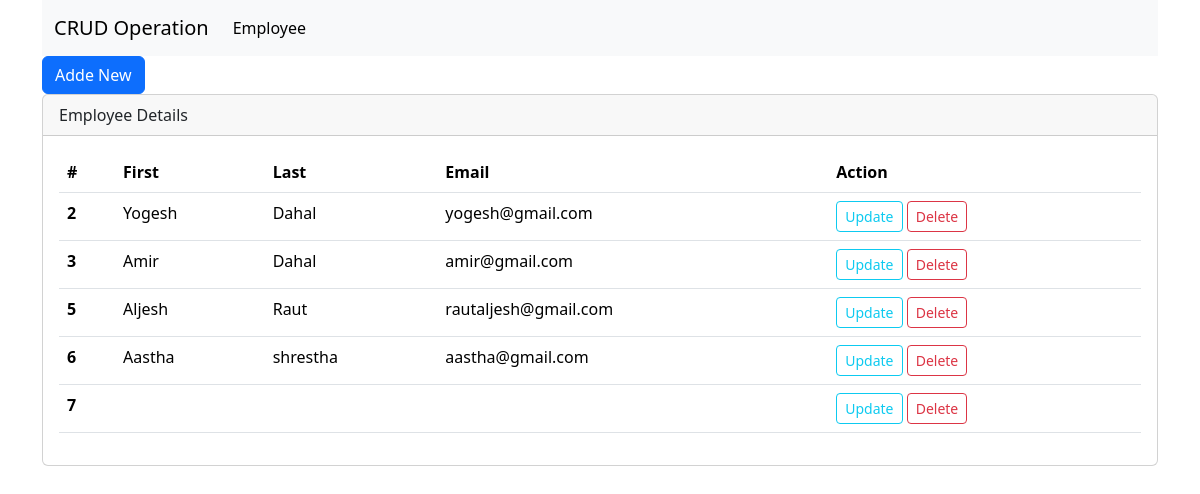
Screenshot of /employee with the database file from the repository.
### crudapp/models.py (models this page shows)
class Person(models.Model):
    first_name = models.CharField(max_length=30)
    last_name = models.CharField(max_length=50)
    email = models.EmailField()

### crudapp/views.py (the view)
# urls.py: path('employee',views.employee, name='employee'),
def employee(request):
    if request.method =='POST':
        data = request.POST
        first_name = data['first_name']
        last_name = data['last_name']
        email = data['email']
        obj = Person.objects.create(first_name = first_name,
                              last_name = last_name,
                              email= email)
        if obj:
            return redirect('/employee')
        return HttpResponse ("Employees is not created")
    else:
         person = Person.objects.all()
         context = {
        'persons': person
    }
    return render(request,"employee.html",context)

### crudapp/templates/employee.html (shortened to what this page needs)
 {% extends "index.html" %}
 {% block main %}
 <div class="container">
  <button  type="button" class="btn btn-primary" data-bs-toggle="modal" data-bs-target="#exampleModal">
    Adde New
  </button>
  <div class="card">
    <div class="card-header">
      Employee Details
    </div>
    <div class="card-body">
      <table class="table">
        <thead>
          <tr>
            <th scope="col">#</th>
            <th scope="col">First</th>
            <th scope="col">Last</th>
            <th scope="col">Email</th>
            <th scope="col">Action</th>
          </tr>
        </thead>
        <tbody>
          {% for person in persons %}
          <tr>
            <th scope="row">{{person.id}}</th>
            <td>{{person.first_name}}</td>
            <td>{{person.last_name}}</td>
            <td>{{person.email}}</td>
            <td>
              <a href="/update/{{person.id}}" class="btn btn-outline-info btn-sm">Update</a>
              <a href="/delete/{{person.id}}" class="btn btn-outline-danger btn-sm">Delete</a>
            </td>
          </tr>
          {% endfor %}
        </tbody>
      </table>
    </div>
  </div>
 </div>
 {% endblock %}

### crudapp/templates/index.html (shortened to what this page needs)
<!doctype html>
<html lang="en">
  <head>
    <link href="https://cdn.jsdelivr.net/npm/bootstrap@5.3.3/dist/css/bootstrap.min.css" rel="stylesheet">
  </head>
  <body>
    <div class="container">
    <nav class="navbar navbar-expand-lg bg-body-tertiary">
        <div class="container-fluid">
          <a class="navbar-brand" href="/">CRUD Operation</a>
          <div class="collapse navbar-collapse" id="navbarNav">
            <ul class="navbar-nav">
              <li class="nav-item">
                <a class="nav-link active" aria-current="page" href="/employee">Employee</a>
              </li>
            </ul>
          </div>
        </div>
      </nav>
    </div>
      {% block main %}{% endblock %}
  </body>
</html>

### rows the page displays
Person: id "2", first_name "Yogesh", last_name "Dahal", email "yogesh@gmail.com"
Person: id "3", first_name "Amir", last_name "Dahal", email "amir@gmail.com"
Person: id "5", first_name "Aljesh", last_name "Raut", email "rautaljesh@gmail.com"
Person: id "6", first_name "Aastha", last_name "shrestha", email "aastha@gmail.com"
Person: id "7"
